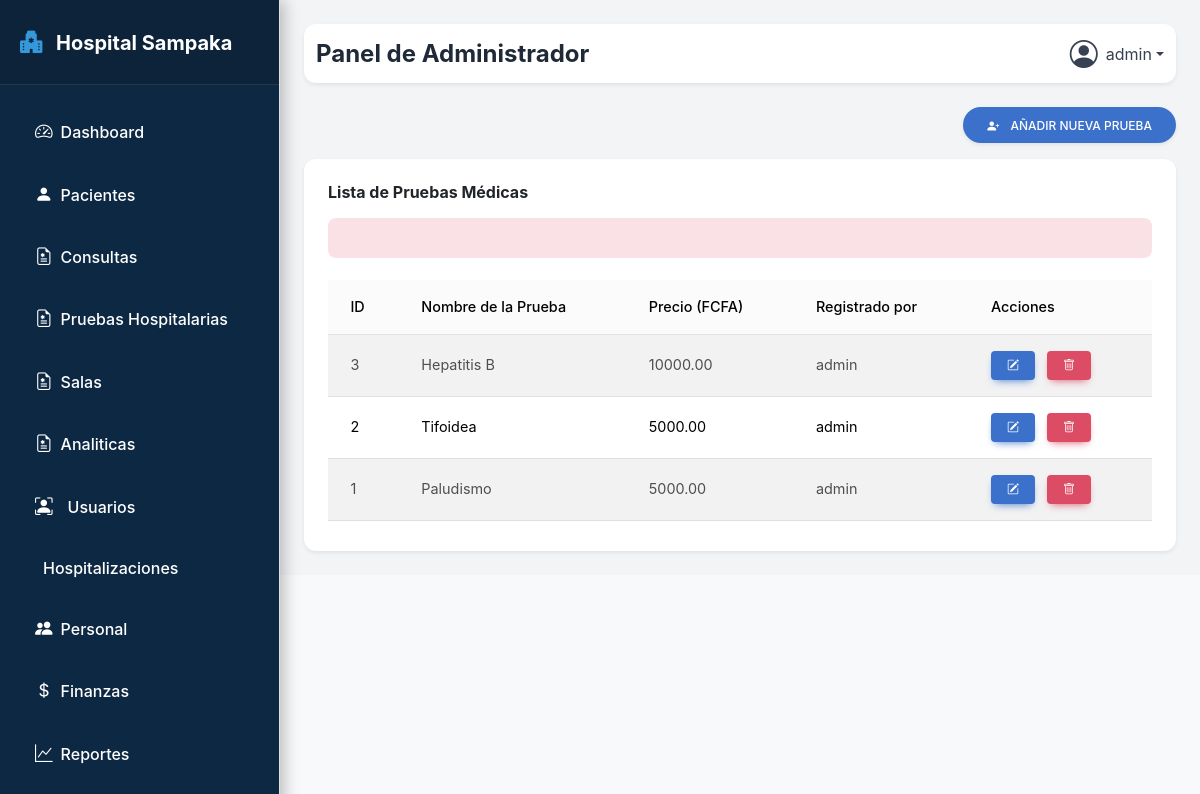
/administrador/pruebas_hosptalarias.php (signed in), run on the app's committed database.
### tables this page shows
CREATE TABLE pruebas_medicas (
    id_prueba INT AUTO_INCREMENT PRIMARY KEY,
    nombre VARCHAR(150),
    precio DECIMAL(10,2),
    id_usuario INT,
    FOREIGN KEY (id_usuario) REFERENCES usuarios(id_usuario)
);

CREATE TABLE usuarios (
    id_usuario INT AUTO_INCREMENT PRIMARY KEY,
    id_personal INT,
    username VARCHAR(50) UNIQUE,
    password VARCHAR(255),  
    rol ENUM('Administrador','General','Urgencias','Farmaceutico','Laboratorio','Finanzas'),
    estado ENUM('Activo','Inactivo') DEFAULT 'Activo',
    FOREIGN KEY (id_personal) REFERENCES personal(id_personal)
);

### administrador/pruebas_hosptalarias.php (the view, shortened to what this page needs)
<?php
include_once '../componentes/header.php';
?>
<body>
    <div class="d-flex" id="wrapper">
        <?php include_once '../componentes/sidebar.php'; ?>
        <div id="content" class="p-4 bg-gray-100 flex-grow">
            <?php
            include_once '../componentes/barra_nav.php';
            ?>
            <div class="d-flex justify-content-end mb-3">
                <button class="btn btn-primary btn-rounded shadow-sm" data-bs-toggle="modal" data-bs-target="#modalRegistrarPrueba">
                    <i class="bi bi-person-plus-fill me-2"></i> Añadir Nueva Prueba
                </button>
            </div>
            <div class="card shadow-sm rounded-xl">
                <div class="card-body">
                    <h5 class="card-title mb-3 fw-bold"> Lista de Pruebas Médicas</h5>
                    <?php if (isset($_SESSION['error'])): ?>
                        <div class="alert alert-danger fade-msg"><?= htmlspecialchars($_SESSION['error']); ?></div>
                    <?php endif; ?>
                    <div class="table-responsive">
                        <?php
                        require_once "../config/conexion.php";
                        try {
                            $stmt = $pdo->query("
                    SELECT pm.id_prueba, pm.nombre, pm.precio,
                           u.username AS usuario
                    FROM pruebas_medicas pm
                    LEFT JOIN usuarios u ON pm.id_usuario = u.id_usuario
                    ORDER BY pm.id_prueba DESC
                ");
                            $pruebas = $stmt->fetchAll(PDO::FETCH_ASSOC);
                        } catch (PDOException $e) {
                            echo "<div class='alert alert-danger'>Error al cargar pruebas: " . $e->getMessage() . "</div>";
                            $pruebas = [];
                        }
                        ?>
                        <table id="tablaPacientes" class="table table-striped table-hover align-middle mb-0 nowrap" style="width:100%">
                            <thead class="table-light">
                                <tr>
                                    <th>ID</th>
                                    <th>Nombre de la Prueba</th>
                                    <th>Precio (FCFA)</th>
                                    <th>Registrado por</th>
                                    <th>Acciones</th>
                                </tr>
                            </thead>
                            <tbody>
                                <?php if (count($pruebas) > 0): ?>
                                    <?php foreach ($pruebas as $p): ?>
                                        <tr>
                                            <td><?= htmlspecialchars($p['id_prueba']) ?></td>
                                            <td><?= htmlspecialchars($p['nombre']) ?></td>
                                            <td><?= htmlspecialchars($p['precio']) ?></td>
                                            <td><?= htmlspecialchars($p['usuario'] ?? '---') ?></td>
                                            <td>
                                                <button
                                                    class="btn btn-sm btn-primary me-2"
                                                    data-bs-toggle="modal"
                                                    data-bs-target="#modalEditarPrueba"
                                                    data-id="<?= htmlspecialchars($p['id_prueba']) ?>"
                                                    data-nombre="<?= htmlspecialchars($p['nombre']) ?>"
                                                    data-precio="<?= htmlspecialchars($p['precio']) ?>">
                                                    <i class="bi bi-pencil-square"></i>
                                                </button>
                                                <button
                                                    class="btn btn-sm btn-danger me-2"
                                                    data-bs-toggle="modal"
                                                    data-bs-target="##modalEliminarPrueba"
                                                    data-id="<?= htmlspecialchars($p['id_prueba']) ?>"
                                                    data-nombre="<?= htmlspecialchars($p['nombre']) ?>">
                                                    <i class="bi bi-trash"></i>
                                                </button>
                                            </td>
                                        </tr>
                                    <?php endforeach; ?>
                                <?php else: ?>
                                    <tr>
                                        <td colspan="5" class="text-center text-muted">No hay pruebas registradas</td>
                                    </tr>
                                <?php endif; ?>
                            </tbody>
                        </table>
                    </div>
                </div>
            </div>
        </div>
    </div>
    <?php
    include_once '../componentes/footer.php';
    ?>

### componentes/header.php (style rules this page uses)
body { font-family: 'Inter', sans-serif; background-color: #f8f9fa; color: #34495e; line-height: 1.6; overflow-x: hidden; }
#content { flex-grow: 1; margin-left: 280px; padding: 30px; transition: margin-left 0.3s ease; }

### data on the page
pruebas_medicas: id_prueba "3", nombre "Hepatitis B", precio "10000.00", id_usuario.username "admin"
pruebas_medicas: id_prueba "2", nombre "Tifoidea", precio "5000.00", id_usuario.username "admin"
pruebas_medicas: id_prueba "1", nombre "Paludismo", precio "5000.00", id_usuario.username "admin"

### other printed values
$usuario_rol "Administrador"
$nombre_usuario "admin"
